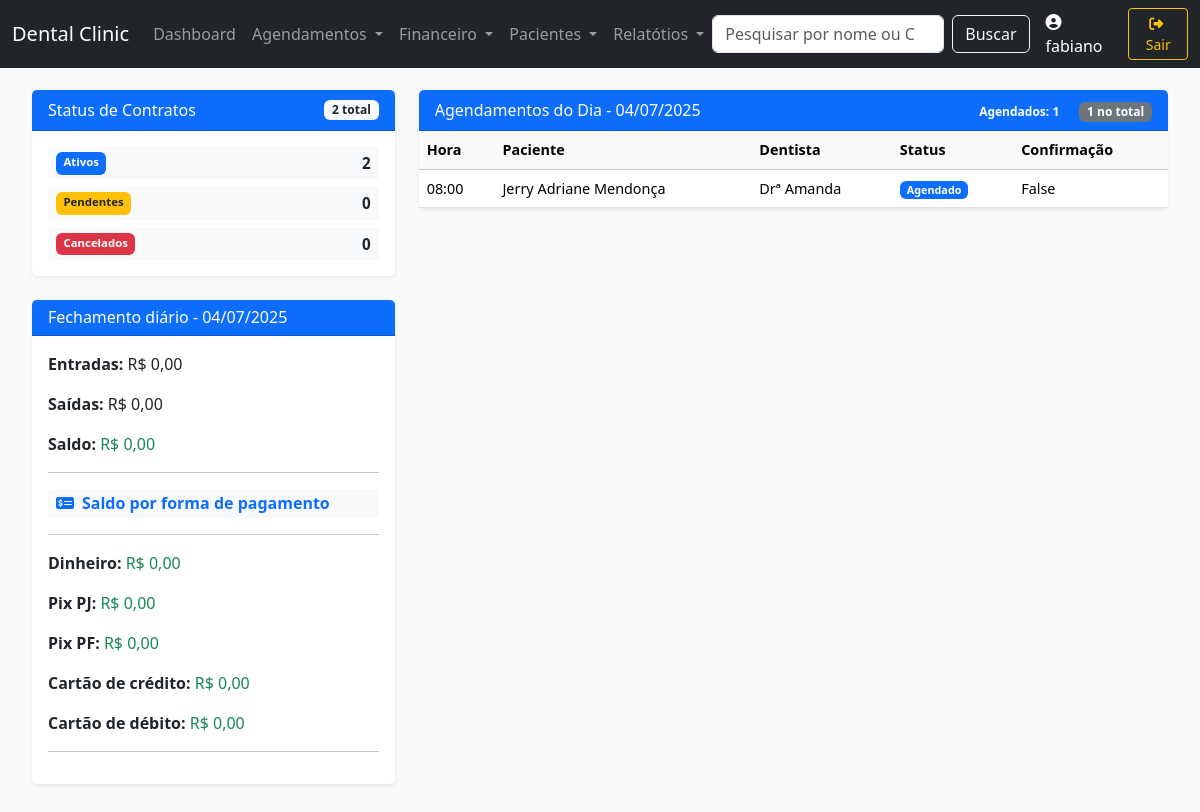
The app's page / (signed in), older data.
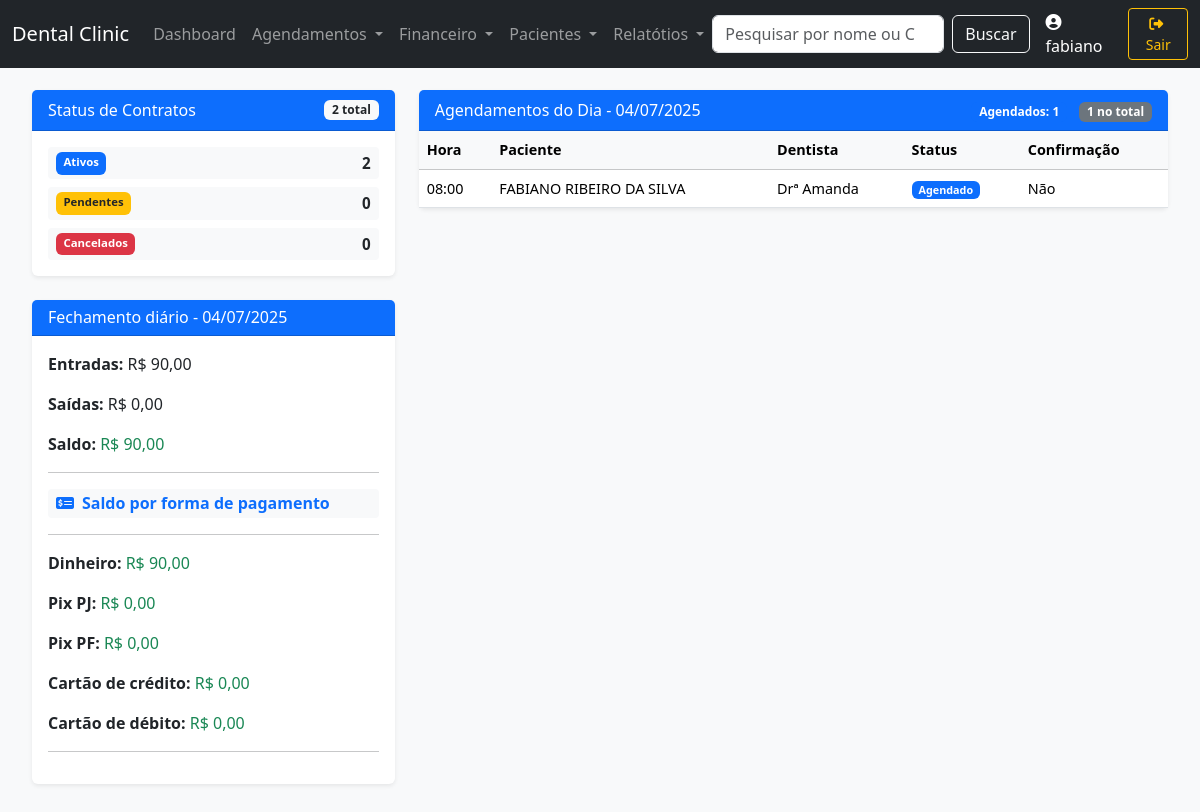
The same page, newer data.
### agendamento/models.py (models this page shows, shortened)
class Agendamento(models.Model):
    paciente = models.ForeignKey(Paciente, on_delete=models.CASCADE)
    dentista = models.ForeignKey(Dentista, on_delete=models.SET_NULL, null=True, blank=True)
    data = models.DateField()
    hora = models.TimeField()
    status = models.CharField(max_length=20, choices=STATUS, default='agendado')
    confirmacao = models.CharField(
        max_length=10,
        choices=CONFIRMACAO_CHOICES,
        default='nao'
    )
    observacoes = models.TextField(blank=True, null=True)
    data_criacao = models.DateTimeField(auto_now_add=True)

class Dentista(models.Model):
    nome = models.CharField(max_length=150)
    especialidade = models.CharField(max_length=100, blank=True, null=True)

### paciente/models.py (models this page shows, shortened)
class Paciente(models.Model):
    nome = models.CharField(max_length=100)
    cpf = models.CharField(max_length=14, unique=True)
    data_nascimento = models.DateField()
    nome_pai = models.CharField(max_length=150, blank=True, null=True)
    nome_mae = models.CharField(max_length=150, blank=True, null=True)
    nacionalidade = models.CharField(max_length=100, blank=True, null=True)
    naturalidade = models.CharField(max_length=100, blank=True, null=True)
    estado_civil = models.CharField(
        max_length=20,
        choices=[
            ('solteiro', 'Solteiro(a)'),
            ('casado', 'Casado(a)'),
            ('divorciado', 'Divorciado(a)'),
            ('viuvo', 'Viúvo(a)'),
            ('outro', 'Outro'),
        ],
        blank=True,
        null=True
    )
    sexo = models.CharField(
        max_length=10,
        choices=[
            ('masculino', 'Masculino'),
            ('feminino', 'Feminino'),
            ('outro', 'Outro'),
        ],
        blank=True,
        null=True
    )
    profissao = models.CharField(max_length=100, blank=True, null=True)
    telefone = models.CharField(max_length=20, blank=True, null=True)
    observacao_contato = models.TextField(blank=True, null=True)
    cep = models.CharField(max_length=9, blank=True, null=True)
    endereco = models.CharField(max_length=150, blank=True, null=True)
    numero = models.CharField(max_length=10, blank=True, null=True)
    bairro = models.CharField(max_length=100, blank=True, null=True)
    cidade = models.CharField(max_length=100, blank=True, null=True)
    uf = models.CharField(max_length=2, blank=True, null=True)
    complemento = models.CharField(max_length=100, blank=True, null=True)
    ponto_referencia = models.CharField(max_length=150, blank=True, null=True)
    outras_observacoes = models.TextField(blank=True, null=True)
    data_cadastro = models.DateTimeField(auto_now_add=True)

### core/views.py (the view)
# urls.py: path('', views.dashboard, name='dashboard'),
@login_required(login_url='login')
def dashboard(request):
    hoje = localdate()  # timezone-safe
    status_counts = {
        'ativos': Contrato.objects.filter(status_contrato='ativo').count(),
        'pendentes': Contrato.objects.filter(status_contrato='pendente').count(),
        'cancelados': Contrato.objects.filter(status_contrato='cancelado').count(),
        'total': Contrato.objects.count()
    }
    agendamentos_hoje = Agendamento.objects.filter(
        data=hoje
    ).select_related('paciente', 'dentista').order_by('hora')
    paginator = Paginator(agendamentos_hoje, 30)
    page_number = request.GET.get('page_agendamentos')
    agendamentos = paginator.get_page(page_number)
    movimentacoes = Caixa.objects.filter(data=hoje)
    total_entradas = movimentacoes.filter(tipo='entrada').aggregate(
        Sum('valor'))['valor__sum'] or 0
    total_saidas = movimentacoes.filter(tipo='saida').aggregate(
        Sum('valor'))['valor__sum'] or 0
    saldo = total_entradas - total_saidas
    saldo_por_forma = {}
    formas_pagamento = dict(Caixa.FORMA_CHOICES).keys()
    for forma in formas_pagamento:
        entradas = movimentacoes.filter(
            tipo='entrada', forma=forma
        ).aggregate(Sum('valor'))['valor__sum'] or 0
        saidas = movimentacoes.filter(
            tipo='saida', forma=forma
        ).aggregate(Sum('valor'))['valor__sum'] or 0
        nome_forma = dict(Caixa.FORMA_CHOICES)[forma]
        saldo_por_forma[nome_forma] = entradas - saidas
    context = {
        'data_atual': hoje,
        'contratos_ativos': status_counts['ativos'],
        'contratos_pendentes': status_counts['pendentes'],
        'contratos_cancelados': status_counts['cancelados'],
        'total_contratos': status_counts['total'],
        'agendamentos': agendamentos,
        'total_agendados': agendamentos_hoje.filter(status='agendado').count(),
        'total_entradas': total_entradas,
        'total_saidas': total_saidas,
        'saldo': saldo,
        'saldo_por_forma': saldo_por_forma,
    }
    return render(request, 'core/dashboard.html', context)

### templates/core/dashboard.html (shortened to what the changed rows need)
{% extends 'core/base.html' %}
{% block content %}
<div class="container-fluid">
  <div class="row">
    <div class="col-md-4">
      <div class="card widget-box mb-4">
       <div class="card-body">
         <p><strong>Entradas:</strong> R$ {{ total_entradas|floatformat:2 }}</p>
         <p><strong>Saídas:</strong> R$ {{ total_saidas|floatformat:2 }}</p>
         <p><strong>Saldo:</strong>
            <span class="{% if saldo >= 0 %}text-success{% else %}text-danger{% endif %}">
                R$ {{ saldo|floatformat:2 }}
            </span>
          </p>
          <hr>
          <div class="status-item d-flex justify-content-between">
           <h6 class="fw-bold mb-0 text-primary">
           </h6>
          </div>
          <hr>
          {% for forma, valor in saldo_por_forma.items %}
          <p>
            <strong>{{ forma|capfirst }}:</strong>
             <span class="{% if valor >= 0 %}text-success{% else %}text-danger{% endif %}">
              R$ {{ valor|floatformat:2 }}
            </span>
          </p>
          {% empty %}
          <p>Não há movimentações por forma de pagamento.</p>
          {% endfor %}
          <hr>
        </div>
      </div>
    </div>
    <div class="col-md-8">
      <div class="card widget-box">
        <div class="card-body p-0">
          <div class="table-responsive">
            <table class="table table-hover table-agendamentos mb-0">
              <thead class="table-light">
                <tr>
                  <th>Hora</th>
                  <th>Paciente</th>
                  <th>Dentista</th>
                  <th>Status</th>
                  <th>Confirmação</th>
                </tr>
              </thead>
              <tbody>
                {% for agendamento in agendamentos %}
                 <tr>
                   <td>{{ agendamento.hora|time:"H:i" }}</td>
                   <td>{{ agendamento.paciente.nome }}</td>
                   <td>{{ agendamento.dentista.nome }}</td>
                   <td>
                    {% if agendamento.status == 'agendado' %}
                    <span class="badge bg-primary">Agendado</span>
                    {% elif agendamento.status == 'cancelado' %}
                    <span class="badge bg-danger">Cancelado</span>
                    {% elif agendamento.status == 'atendido' %}
                    <span class="badge bg-success">Atendido</span>
                    {% elif agendamento.status == 'nao_atendido' %}
                    <span class="badge bg-warning text-dark">Não Atendido</span>
                    {% else %}
                    <span class="badge bg-secondary">{{ agendamento.status }}</span>
                    {% endif %}
                  </td>
                  <td>{{ agendamento.get_confirmacao_display }}</td>
                </tr>
                {% empty %}
                <tr>
                  <td colspan="4" class="text-center py-3">Nenhum agendamento para hoje.</td>
                </tr>
                {% endfor %}
              </tbody>
            </table>
          </div>
        </div>
      </div>
    </div>
  </div>
</div>
{% endblock %}

Row changes from the older to the newer data that the page shows:
changed Agendamento "Drª Amanda": paciente.nome "Jerry Adriane Mendonça" → "FABIANO RIBEIRO DA SILVA"; confirmacao "False" → "Não"
Text that changed along with them:
{{ total_entradas|floatformat:2 }}: "0,00" → "90,00"
{{ saldo|floatformat:2 }}: "0,00" → "90,00"
new list line: "Dinheiro : R$ 90,00"
list line gone: "Dinheiro : R$ 0,00"
